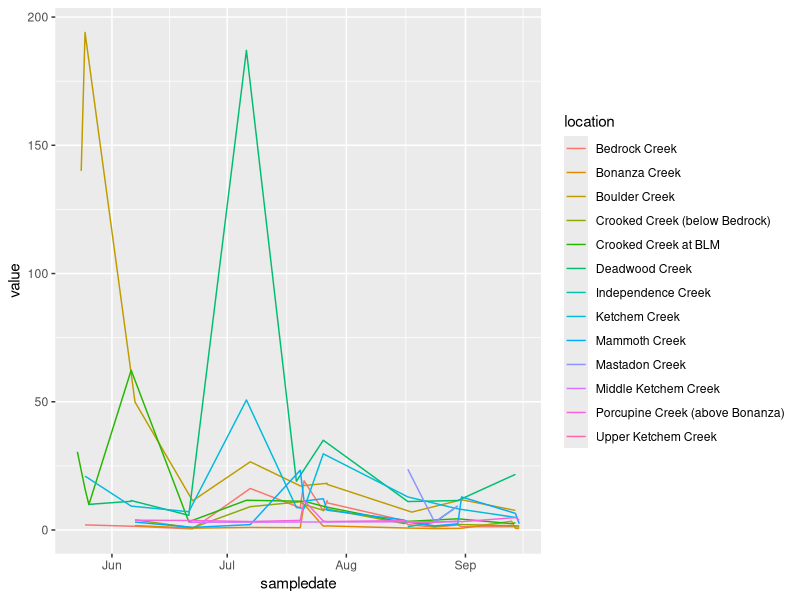
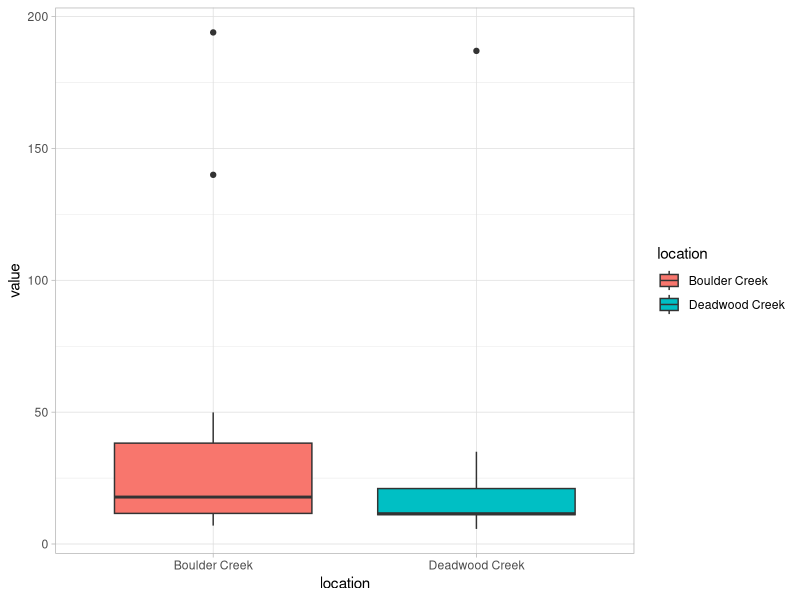

The R source for these figures, in order:
# R Intro AFS
# Justin Priest
# justin.priest@alaska.gov

#####  MOTIVATING EXAMPLE 2  #####
#####     Water Quality      #####

# Difficulty: Easy / Moderate 


library(tidyverse)
library(lubridate)


waterquality2016 <- read_csv("data/DEC_waterquality_2016.csv", skip = 1) %>% # The skip argument tells us to skip 1 line
  rename("sampledate" =`Activity Start Date`, 
         "sampletime" = `Activity Start Time`,
         "location" = `Monitoring Location Name`,
         "lat" = `Monitoring Location Latitude`,
         "long" = `Monitoring Location Longitude`,
         "measurementtype" = `Characteristic Name`,	
         "value" = `Result Value`,
         "units" = `Result Unit`) %>%
  mutate(sampledate = ymd(as.POSIXct(sampledate, format = "%m/%d/%Y", tz = "US/Alaska")),
         samplemonth = month(sampledate))


# Let's plot the turbidity over time, by each location
waterquality2016 %>%
  filter(measurementtype == "Turbidity") %>%
  ggplot(aes(x = sampledate, y = value, color = location)) +
  geom_line() #+ facet_wrap(~location) # remove the comment to plot a "facet"


# Summarize the turbidy by month at Boulder Creek
waterquality2016 %>%
  filter(measurementtype == "Turbidity",
         location == "Boulder Creek") %>%
  group_by(samplemonth) %>%
  summarise(meanturbidity = mean(value),
            samplecount = length(value))




# For a hypothetical analysis, let's pretend that a water quality manager
#  would like to know whether the turbidity is significantly different 
#  between two streams, Boulder Creek and Deadwood Creek. 

# First let's create a subset of the data to work with
samplestreams <- waterquality2016 %>%
  filter(measurementtype == "Turbidity",
         location == "Boulder Creek" | location == "Deadwood Creek")

# Look at the means
samplestreams %>%
  group_by(location) %>%
  summarise(meanturbidity = mean(value, na.rm = TRUE))

samplestreams %>%
  ggplot(aes(x = location, y = value, fill = location)) +
  geom_boxplot() +
  theme_light()
# Boulder Creek has higher average mean turbidity. But is it significant?


# Test the significance using an ANOVA with the function aov()
# To learn more about the aov function, run this in the console:  ?aov
summary(aov(value ~ location, data = samplestreams))

# We conclude that though Boulder Creek has a higher mean turbidity, 
# this difference is insignificant. 
# (Side note: always be cautious when interpreting "unbalanced" data,
#   where you might have more samples or different sample timing)

